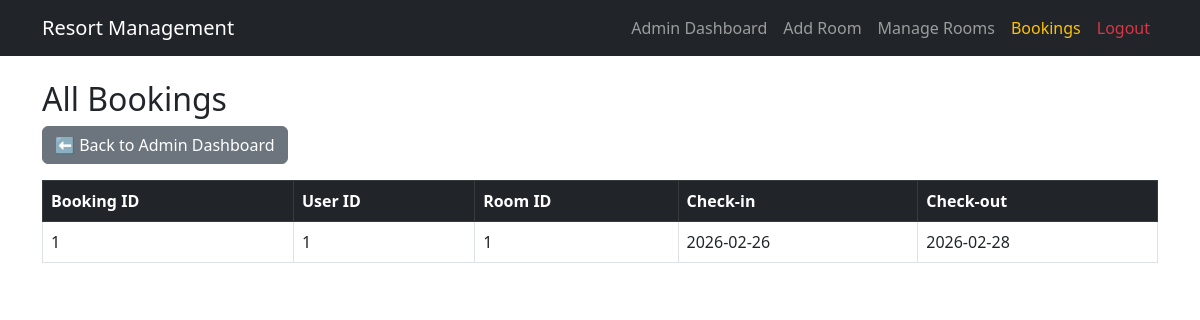
Before: /admin/bookings (signed in) with the older database file.
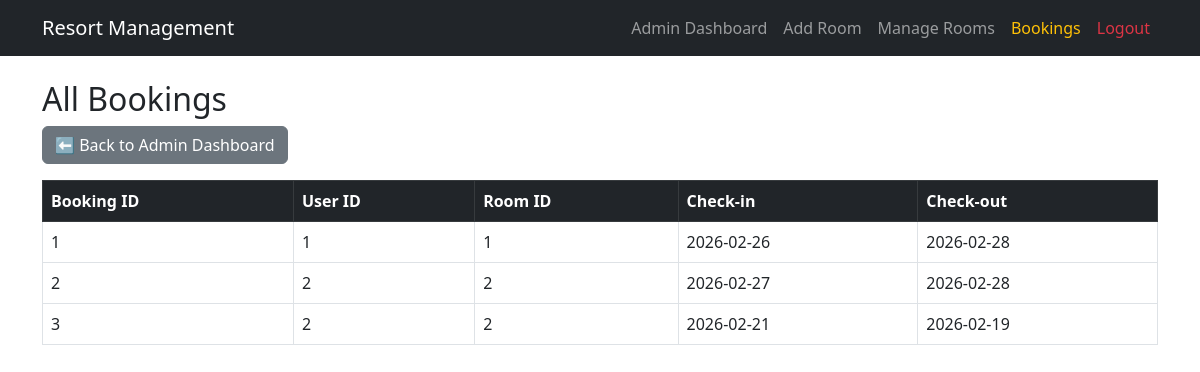
After: the same page with the newer database file.
### models.py (models this page shows)
class Booking(db.Model):
    id = db.Column(db.Integer, primary_key=True)
    user_id = db.Column(db.Integer)
    room_id = db.Column(db.Integer)
    check_in = db.Column(db.Date)
    check_out = db.Column(db.Date)
    booking_date = db.Column(db.DateTime, default=datetime.utcnow)

### app.py (the view)
@app.route('/admin/bookings')
def admin_bookings():
    if 'admin_id' not in session:
        return redirect('/admin/login')
    bookings = Booking.query.all()
    return render_template('admin_bookings.html', bookings=bookings)

### templates/admin_bookings.html (shortened to what this page needs)
{% extends 'base.html' %}
{% block content %}
<h2>All Bookings</h2>
<a href="/admin/dashboard" class="btn btn-secondary mb-3">
    ⬅ Back to Admin Dashboard
</a>
<table class="table table-bordered table-hover">
    <thead class="table-dark">
        <tr>
            <th>Booking ID</th>
            <th>User ID</th>
            <th>Room ID</th>
            <th>Check-in</th>
            <th>Check-out</th>
        </tr>
    </thead>
    {% for booking in bookings %}
    <tr>
        <td>{{ booking.id }}</td>
        <td>{{ booking.user_id }}</td>
        <td>{{ booking.room_id }}</td>
        <td>{{ booking.check_in }}</td>
        <td>{{ booking.check_out }}</td>
    </tr>
    {% endfor %}
</table>
{% endblock %}

Changed rows visible on the page:
added Booking: id "2", user_id "2", room_id "2", check_in "2026-02-27", check_out "2026-02-28"
added Booking: id "3", user_id "2", room_id "2", check_in "2026-02-21", check_out "2026-02-19"
